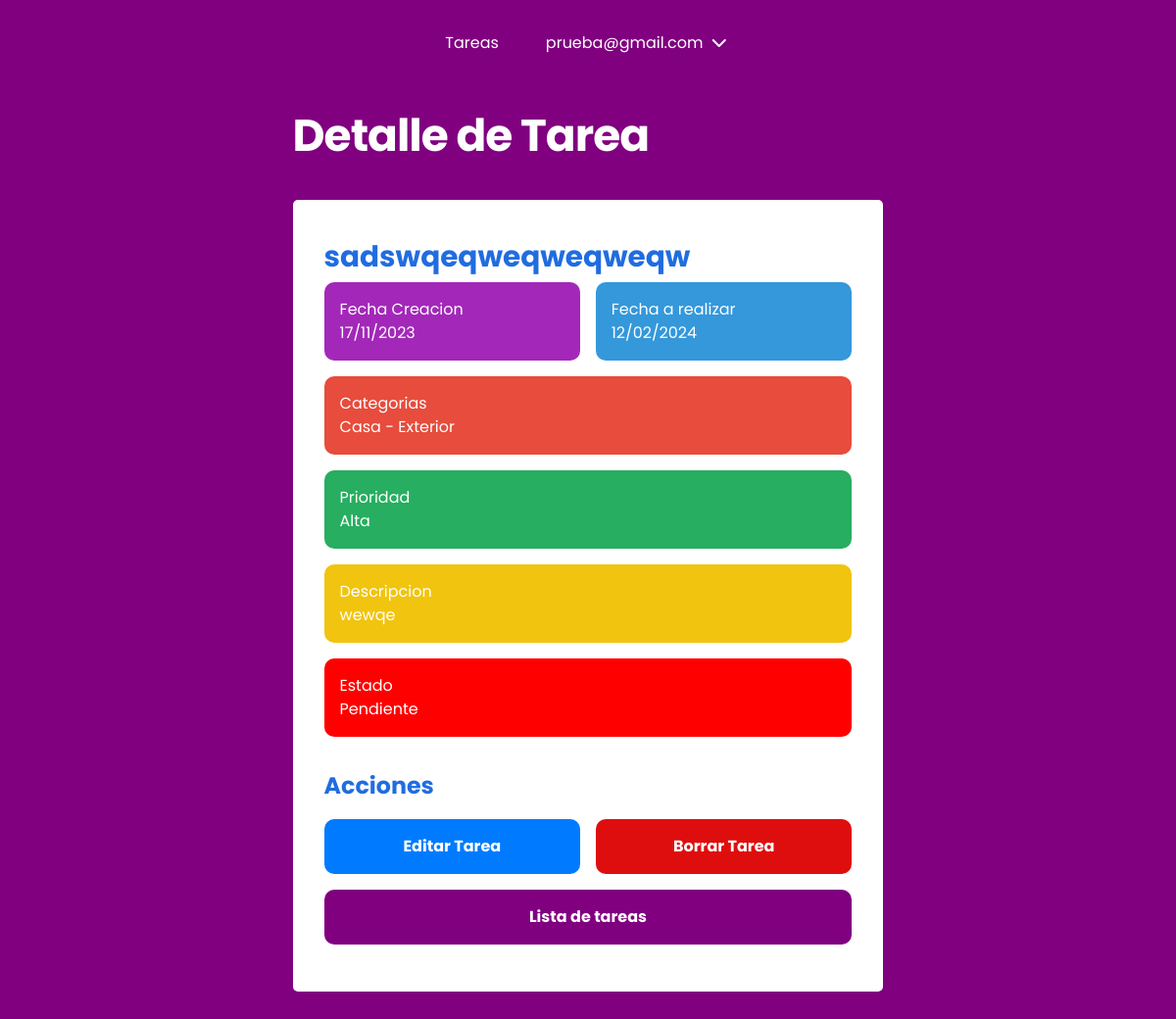
The app's page /todo_task/tasks/48/ (signed in) with its own data.
### users/models.py (models this page shows, shortened)
class CustomUser(AbstractBaseUser, PermissionsMixin):
    email = models.EmailField(
        unique=True,
        max_length=25,
        verbose_name="Correo Electrónico",
        help_text="Ingrese su dirección de correo electrónico.",
    )
    password1 = models.CharField(
        max_length=128,
        verbose_name="Contraseña",
        help_text="Ingrese su contraseña.",
    )
    password2 = models.CharField(
        max_length=128,
        verbose_name="Confirmar Contraseña",
        help_text="Ingrese nuevamente su contraseña para confirmar.",
    )
    first_name = models.CharField(
        max_length=30,
        blank=True,
        verbose_name="Nombre",
        help_text="Ingrese su nombre.",
    )
    last_name = models.CharField(
        max_length=30,
        blank=True,
        verbose_name="Apellido",
        help_text="Ingrese su apellido.",
    )
    date_joined = models.DateTimeField(
        default=timezone.now,
        verbose_name="Fecha de Registro",
        help_text="Fecha y hora en que el usuario se registró.",
    )
    is_active = models.BooleanField(
        default=True,
        verbose_name="Activo",
        help_text="Indica si la cuenta del usuario está activa.",
    )
    is_staff = models.BooleanField(
        default=False,
        verbose_name="Personal de Staff",
        help_text="Indica si el usuario tiene acceso al panel de administración.",
    )
    profile_picture = models.ImageField(
        upload_to="users/images/profile_pictures/",
        default="users/images/profile_pictures/default.png",
        blank=True,
    )
    objects = CustomUserManager()
    USERNAME_FIELD = "email"
    REQUIRED_FIELDS = []
    class Meta:
        ordering = ["-date_joined"]

### todo_task/models.py (models this page shows, shortened)
class Task(models.Model):
    title = models.CharField(
        max_length=35,
        verbose_name="Título",
        help_text="Ingrese el título de la tarea.",
    )
    complete = models.BooleanField(
        default=False,
        verbose_name="Completa",
        help_text="Indica si la tarea está completa o no.",
    )
    due_date = models.DateField(
        help_text="Ingrese la fecha de vencimiento, utilice este formato dd/mm/aaaa.",
        verbose_name="Fecha de Vencimiento",
    )
    created = models.DateTimeField(
        auto_now_add=True,
        verbose_name="Fecha de Creación",
        help_text="Fecha y hora en que la tarea fue creada.",
    )
    labels = models.ManyToManyField(
        Label,
        verbose_name="Etiquetas",
        help_text="Seleccione las etiquetas asociadas a la tarea.",
    )
    user = models.ForeignKey(
        CustomUser,
        on_delete=models.CASCADE,
        related_name="tasks",
        verbose_name="Usuario",
        help_text="Usuario al que pertenece la tarea.",
    )
    class Meta:
        ordering = ["-created"]
        verbose_name = "Tarea"
        verbose_name_plural = "Tareas"

class Label(models.Model):
    name = models.CharField(
        max_length=50,
        verbose_name="Nombre",
        help_text="Ingrese el nombre de la etiqueta.",
    )
    created = models.DateTimeField(
        auto_now_add=True,
        verbose_name="Fecha de Creación",
        help_text="Fecha y hora en que la etiqueta fue creada.",
    )
    user = models.ForeignKey(
        CustomUser,
        on_delete=models.CASCADE,
        related_name="categories",
        verbose_name="Usuario",
        help_text="Usuario al que pertenece la etiqueta.",
    )
    class Meta:
        constraints = [
            models.UniqueConstraint(
                fields=["name", "user"],
                name="Categoria unica para usuario",
            )
        ]
        ordering = ["-created"]
        verbose_name = "Etiqueta"
        verbose_name_plural = "Etiquetas"

class TaskMetadata(models.Model):
    task = models.OneToOneField(
        Task,
        on_delete=models.CASCADE,
        verbose_name="Tarea",
        help_text="Tarea a la que pertenece esta metadata.",
    )
    description = models.TextField(
        verbose_name="Descripción",
        help_text="Ingrese la descripción de la metadata de la tarea.",
    )
    priority = models.ForeignKey(
        Priority,
        on_delete=models.SET_NULL,
        null=True,
        default=None,
        verbose_name="Prioridad",
        help_text="Seleccione la prioridad asociada a la tarea.",
    )
    class Meta:
        verbose_name = "Metadata de Tarea"
        verbose_name_plural = "Metadata de Tareas"

class Priority(models.Model):
    name = models.CharField(
        max_length=50,
        verbose_name="Nombre",
        help_text="Ingrese el nombre de la prioridad.",
    )
    created = models.DateTimeField(
        auto_now_add=True,
        verbose_name="Fecha de Creación",
        help_text="Fecha y hora en que la prioridad fue creada.",
    )
    user = models.ForeignKey(
        CustomUser,
        on_delete=models.CASCADE,
        related_name="priorities",
        verbose_name="Usuario",
        help_text="Usuario al que pertenece la prioridad.",
    )
    class Meta:
        verbose_name = "Prioridad"
        verbose_name_plural = "Prioridades"
        ordering = ["-created"]
        constraints = [
            models.UniqueConstraint(
                fields=["name", "user"],
                name="Prioridad unica para usuario",
            )
        ]
    def __str__(self):
        return self.name

### todo_task/views.py (the view)
# urls.py: path("tasks/<int:task_id>/", views.detail_task, name="task-detail"),
@login_required(login_url="/users/login/")
def detail_task(request, task_id):
    task = get_object_or_404(Task, pk=task_id)
    delete_url = reverse("task-delete", args=[task_id])
    context = {
        "task": task,
        "delete_url": delete_url,
        "task_id_for_modal": task_id,
    }
    return render(request, "todo_task/tasks/detail.html", context)

### todo_task/templates/todo_task/tasks/detail.html (shortened to what this page needs)
{% extends "base.html" %}
{% load static %}
{% block css %}
<link rel="stylesheet" type="text/css" href="{% static 'todo_task/css/style.css' %}">
{% endblock %}
{% block content %}
<section class="card-container">
    <h1 class="fs-6">Detalle de Tarea</h1>
    <div class="card__body flex-column">
        <h2 class="fs-4">{{ task.title }}</h2>
        <div class="task-info">
            <div class="task-info-dates">
                <div>
                    <p>Fecha Creacion</p>
                    <p>{{ task.created|date:"d/m/Y" }}</p>
                </div>
                <div>
                    <p>Fecha a realizar</p>
                    <p>{{ task.due_date|date:"d/m/Y" }}</p>
                </div>
            </div>
            <div class="task-info-category">
                <p>Categorias</p>
                <p>
                    {% for label in task.labels.all %}
                    {{ label.name }}
                    {% if not forloop.last %}-{% endif %}
                    {% endfor %}
                </p>
            </div>
            <div class="task-info-priority">
                <p>Prioridad</p>
                <p>
                    {% if task.taskmetadata.priority %}
                    {{ task.taskmetadata.priority }}
                    {% else %}
                    Sin Prioridad
                    {% endif %}
                </p>
            </div>
            <div class="task-info-description">
                <p>Descripcion</p>
                <p>{{ task.taskmetadata.description }}</p>
            </div>
            <div
                class="task-info-state {% if task.complete %}task-info-complete{% else %}task-info-incomplete{% endif %}">
                <p>Estado</p>
                {% if task.complete %}
                <p>Completada</p>
                {% else %}
                <p>Pendiente</p>
                {% endif %}
            </div>
        </div>
        <div class="actions">
            <h3 class="fs-3">Acciones</h3>
            <div class="cluster">
                <a class="btn btn-edit" href="{% url 'task-update' task.id %}">Editar Tarea</a>
                <a class="btn btn-delete" href="#" id="delete-modal">Borrar Tarea</a>
                <a class="btn btn-return" href="{% url 'task-list' %}">Lista de tareas</a>
            </div>
        </div>
    </div>
</section>
{% endblock %}

### taskmaster/templates/header.html (shortened to what this page needs)
{% if request.user.is_authenticated %}
<header class="primary-header flex">
    <nav>
        <ul id="primary-navigation" data-visible="false" class="primary-navigation flex">
            <li class="active"><a href="{% url 'task-list' %}">Tareas</a></li>
            <li class="active has-dropdown">{{ request.user.email }} <i class="fa-solid fa-chevron-down"></i>
            </li>
        </ul>
    </nav>
</header>
{% endif %}

### taskmaster/static/css/main.css (style rules this page uses)
:root { --clr-white: rgb(255, 255, 255); --clr-neutral-400: rgb(3, 3, 3); --clr-accent-700: rgb(128, 0, 128); --clr-gradient-accent: rgb(182, 0, 136); --clr-complete: rgb(0, 117, 16); --clr-incomplete: rgb(223, 14, 14); --clr-btn-edit: rgb(0, 123, 255); --clr-btn-delete: rgb(223, 14, 14); --clr-btn-return: rgb(128, 0, 128); --clr-btn-edit-hover: rgba(0, 123, 255, 0.8); --clr-btn-delete-hover: rgba(223, 14, 14, 0.8); --clr-btn-return-hover: rgba(128, 0, 128, 0.8); --bg-clr: rgb(250, 250, 250); --ff-primary: "Poppins", Arial, Helvetica, sans-serif; --fw-regular: 400; --fw-semi-bold: 600; --fw-bold: 700; --fs-1: clamp(0.75rem, calc(0.55rem + 0.69vw), 1.19rem); --fs-2: clamp(0.78rem, calc(0.59rem + 0.81vw), 1.4rem); --fs-3: clamp(0.88rem, calc(0.69rem + 1.06vw), 1.75rem); --fs-4: clamp(1.05rem, calc(0.81rem + 1.38vw), 2.19rem); --fs-5: clamp(1.26rem, calc(0.95rem + 1.79vw), 2.73rem); --fs-6: clamp(1.51rem, calc(1.11rem + 2.31vw), 3.42rem); --fs-7: clamp(1.81rem, calc(1.29rem + 2.98vw), 4.27rem); --fs-8: clamp(2.18rem, calc(1.51rem + 3.83vw), 5.34rem); --fs-btn-1: clamp(1rem, calc(1rem + 0.05vw), 1.19rem); }
*, *::before, *::after { box-sizing: border-box; }
* { margin: 0; padding: 0; font: inherit; }
html { scroll-behavior: smooth; scroll-padding-top: var(--scroll-padding, 75px); }
body { line-height: 1.5; background-color: var(--clr-accent-700); font-family: var(--ff-primary); }
h1, h2, p { color: var(--clr-neutral); }
h3 { color: var(--clr-accent); }
.fs-3 { font-size: var(--fs-3); }
.fs-4 { font-size: var(--fs-4); }
.fs-6 { font-size: var(--fs-6); }
.flex-column { display: flex; flex-direction: column; }
h1 { margin-block: 1rem; width: min(100% - 3rem, 40ch); letter-spacing: -1px; text-align: left; }
.card-container { width: min(100% - 3rem, 60ch); margin-inline: auto; }
.flex { display: flex; gap: var(--gap, 1rem); }
.primary-header { align-items: center; justify-content: center; }
.primary-navigation { list-style: none; }
.primary-navigation a { text-decoration: none; color: var(--clr-white); }
.has-dropdown { display: inline-block; color: var(--clr-white); cursor: pointer; position: relative; }
.fa-chevron-down { padding-inline: 0.25rem; transition: transform 0.3s ease; }
.cluster { display: flex; flex-direction: column; flex-wrap: wrap; gap: 1rem; justify-content: space-between; margin-block: 1rem; }
.actions h3 { font-weight: var(--fw-bold); }
.actions .cluster a { color: white; text-decoration: none; }
@media (min-width: 35em) { .primary-navigation { --gap: clamp(1.5rem, 5vw, 3rem); padding-block: 2rem; padding-inline: clamp(3rem, 8vw, 10rem); } }
h1 { font-weight: var(--fw-bold); color: var(--clr-white); }
.btn { font-weight: bold; padding: 1rem; border-radius: 10px; text-align: center; cursor: pointer; }
.btn-edit { background-color: var(--clr-btn-edit); }
.btn-delete { color: var(--clr-white); background-color: var(--clr-btn-delete); border: 0; }
.btn-return { background-color: var(--clr-btn-return); }

### records on screen
CustomUser: user.email "prueba@gmail.com"
Task: title "sadswqeqweqweqweqw", created "17/11/2023", due_date "12/02/2024", taskmetadata.priority "Alta", taskmetadata.description "wewqe"
Label: name "Casa"
Label: name "Exterior"
